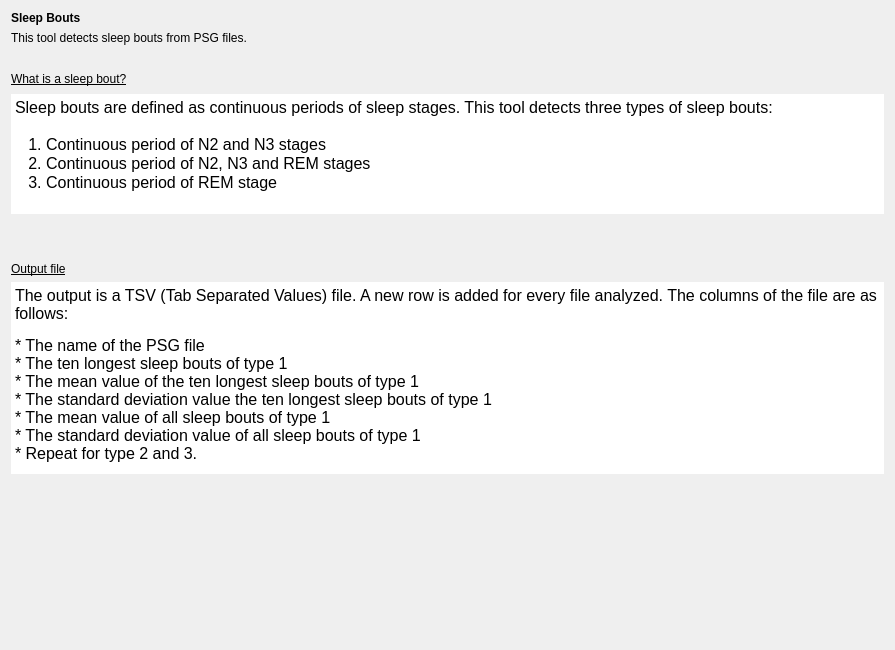
<?xml version="1.0" encoding="UTF-8"?>
<ui version="4.0">
 <class>IntroStep</class>
 <widget class="QWidget" name="IntroStep">
  <property name="geometry">
   <rect>
    <x>0</x>
    <y>0</y>
    <width>895</width>
    <height>650</height>
   </rect>
  </property>
  <property name="windowTitle">
   <string>Form</string>
  </property>
  <property name="styleSheet">
   <string notr="true">font: 12pt &quot;Roboto&quot;;</string>
  </property>
  <layout class="QHBoxLayout" name="horizontalLayout_2">
   <item>
    <layout class="QVBoxLayout" name="verticalLayout_4">
     <item>
      <layout class="QVBoxLayout" name="verticalLayout">
       <item>
        <widget class="QLabel" name="label">
         <property name="text">
          <string>&lt;html&gt;&lt;head/&gt;&lt;body&gt;&lt;p&gt;&lt;span style=&quot; font-weight:600;&quot;&gt;Sleep Bouts&lt;/span&gt;&lt;/p&gt;&lt;/body&gt;&lt;/html&gt;</string>
         </property>
        </widget>
       </item>
       <item>
        <widget class="QLabel" name="label_2">
         <property name="text">
          <string>This tool detects sleep bouts from PSG files.</string>
         </property>
        </widget>
       </item>
      </layout>
     </item>
     <item>
      <spacer name="verticalSpacer">
       <property name="orientation">
        <enum>Qt::Orientation::Vertical</enum>
       </property>
       <property name="sizeType">
        <enum>QSizePolicy::Policy::Fixed</enum>
       </property>
       <property name="sizeHint" stdset="0">
        <size>
         <width>20</width>
         <height>20</height>
        </size>
       </property>
      </spacer>
     </item>
     <item>
      <layout class="QVBoxLayout" name="verticalLayout_2">
       <item>
        <widget class="QLabel" name="label_3">
         <property name="text">
          <string>&lt;html&gt;&lt;head/&gt;&lt;body&gt;&lt;p&gt;&lt;span style=&quot; text-decoration: underline;&quot;&gt;What is a sleep bout?&lt;/span&gt;&lt;/p&gt;&lt;/body&gt;&lt;/html&gt;</string>
         </property>
        </widget>
       </item>
       <item>
        <widget class="QTextEdit" name="textEdit_2">
         <property name="maximumSize">
          <size>
           <width>16777215</width>
           <height>120</height>
          </size>
         </property>
         <property name="frameShape">
          <enum>QFrame::Shape::NoFrame</enum>
         </property>
         <property name="frameShadow">
          <enum>QFrame::Shadow::Plain</enum>
         </property>
         <property name="lineWidth">
          <number>0</number>
         </property>
         <property name="readOnly">
          <bool>true</bool>
         </property>
         <property name="html">
          <string>&lt;!DOCTYPE HTML PUBLIC &quot;-//W3C//DTD HTML 4.0//EN&quot; &quot;http://www.w3.org/TR/REC-html40/strict.dtd&quot;&gt;
&lt;html&gt;&lt;head&gt;&lt;meta name=&quot;qrichtext&quot; content=&quot;1&quot; /&gt;&lt;meta charset=&quot;utf-8&quot; /&gt;&lt;style type=&quot;text/css&quot;&gt;
p, li { white-space: pre-wrap; }
hr { height: 1px; border-width: 0; }
li.unchecked::marker { content: &quot;\2610&quot;; }
li.checked::marker { content: &quot;\2612&quot;; }
&lt;/style&gt;&lt;/head&gt;&lt;body style=&quot; font-family:'Roboto'; font-size:12pt; font-weight:400; font-style:normal;&quot;&gt;
&lt;p style=&quot; margin-top:0px; margin-bottom:0px; margin-left:0px; margin-right:0px; -qt-block-indent:0; text-indent:0px;&quot;&gt;Sleep bouts are defined as continuous periods of sleep stages. This tool detects three types of sleep bouts:&lt;br /&gt;&lt;/p&gt;
&lt;p style=&quot; margin-top:0px; margin-bottom:0px; margin-left:0px; margin-right:0px; -qt-block-indent:0; text-indent:0px;&quot;&gt;   1. Continuous period of N2 and N3 stages&lt;/p&gt;
&lt;p style=&quot; margin-top:0px; margin-bottom:0px; margin-left:0px; margin-right:0px; -qt-block-indent:0; text-indent:0px;&quot;&gt;   2. Continuous period of N2, N3 and REM stages&lt;/p&gt;
&lt;p style=&quot; margin-top:0px; margin-bottom:0px; margin-left:0px; margin-right:0px; -qt-block-indent:0; text-indent:0px;&quot;&gt;   3. Continuous period of REM stage&lt;/p&gt;&lt;/body&gt;&lt;/html&gt;</string>
         </property>
        </widget>
       </item>
       <item>
        <widget class="QLabel" name="label_5">
         <property name="text">
          <string/>
         </property>
         <property name="pixmap">
          <pixmap resource="sleep_bouts.qrc">:/sleep_bout/sleep_bouts.png</pixmap>
         </property>
         <property name="alignment">
          <set>Qt::AlignmentFlag::AlignLeading|Qt::AlignmentFlag::AlignLeft|Qt::AlignmentFlag::AlignVCenter</set>
         </property>
        </widget>
       </item>
      </layout>
     </item>
     <item>
      <spacer name="verticalSpacer_2">
       <property name="orientation">
        <enum>Qt::Orientation::Vertical</enum>
       </property>
       <property name="sizeType">
        <enum>QSizePolicy::Policy::Fixed</enum>
       </property>
       <property name="sizeHint" stdset="0">
        <size>
         <width>20</width>
         <height>20</height>
        </size>
       </property>
      </spacer>
     </item>
     <item>
      <layout class="QVBoxLayout" name="verticalLayout_3">
       <item>
        <widget class="QLabel" name="label_6">
         <property name="text">
          <string>&lt;html&gt;&lt;head/&gt;&lt;body&gt;&lt;p&gt;&lt;span style=&quot; text-decoration: underline;&quot;&gt;Output file&lt;/span&gt;&lt;/p&gt;&lt;/body&gt;&lt;/html&gt;</string>
         </property>
        </widget>
       </item>
       <item>
        <widget class="QTextEdit" name="textEdit">
         <property name="frameShape">
          <enum>QFrame::Shape::NoFrame</enum>
         </property>
         <property name="frameShadow">
          <enum>QFrame::Shadow::Plain</enum>
         </property>
         <property name="lineWidth">
          <number>0</number>
         </property>
         <property name="readOnly">
          <bool>true</bool>
         </property>
         <property name="html">
          <string>&lt;!DOCTYPE HTML PUBLIC &quot;-//W3C//DTD HTML 4.0//EN&quot; &quot;http://www.w3.org/TR/REC-html40/strict.dtd&quot;&gt;
&lt;html&gt;&lt;head&gt;&lt;meta name=&quot;qrichtext&quot; content=&quot;1&quot; /&gt;&lt;meta charset=&quot;utf-8&quot; /&gt;&lt;style type=&quot;text/css&quot;&gt;
p, li { white-space: pre-wrap; }
hr { height: 1px; border-width: 0; }
li.unchecked::marker { content: &quot;\2610&quot;; }
li.checked::marker { content: &quot;\2612&quot;; }
&lt;/style&gt;&lt;/head&gt;&lt;body style=&quot; font-family:'Roboto'; font-size:12pt; font-weight:400; font-style:normal;&quot;&gt;
&lt;p style=&quot; margin-top:0px; margin-bottom:13px; margin-left:0px; margin-right:0px; -qt-block-indent:0; text-indent:0px;&quot;&gt;The output is a TSV (Tab Separated Values) file. A new row is added for every file analyzed. The columns of the file are as follows:&lt;/p&gt;
&lt;p style=&quot; margin-top:0px; margin-bottom:13px; margin-left:0px; margin-right:0px; -qt-block-indent:0; text-indent:0px;&quot;&gt;* The name of the PSG file&lt;br /&gt;* The ten longest sleep bouts of type 1&lt;br /&gt;* The mean value of the ten longest sleep bouts of type 1&lt;br /&gt;* The standard deviation value the ten longest sleep bouts of type 1&lt;br /&gt;* The mean value of all sleep bouts of type 1&lt;br /&gt;* The standard deviation value of all sleep bouts of type 1&lt;br /&gt;* Repeat for type 2 and 3.&lt;/p&gt;&lt;/body&gt;&lt;/html&gt;</string>
         </property>
        </widget>
       </item>
      </layout>
     </item>
     <item>
      <spacer name="verticalSpacer_3">
       <property name="orientation">
        <enum>Qt::Orientation::Vertical</enum>
       </property>
       <property name="sizeHint" stdset="0">
        <size>
         <width>20</width>
         <height>40</height>
        </size>
       </property>
      </spacer>
     </item>
    </layout>
   </item>
  </layout>
 </widget>
 <resources>
  <include location="../../../../../snooz-toolbox/src/main/python/ui/themes/themes.qrc"/>
  <include location="sleep_bouts.qrc"/>
 </resources>
 <connections/>
 <slots>
  <slot>on_choose()</slot>
  <slot>on_input_format_changed()</slot>
 </slots>
</ui>
